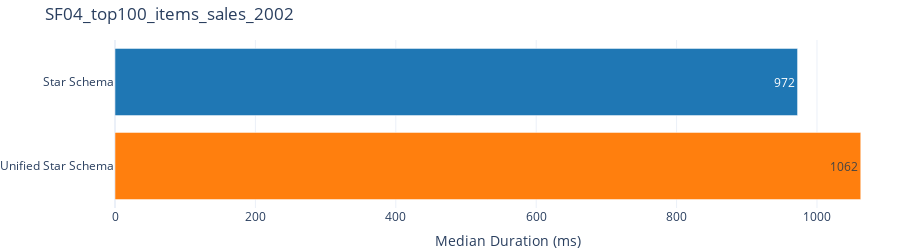

This figure's notebook cell:
### Markdown cell above
#### SF04 - Top 100 Items Sales 2002

### Code cell
run_and_plot("Single Fact", "SF04_top100_items_sales_2002", """
EVALUATE
TOPN(
    100,
    SUMMARIZECOLUMNS(
        'dim__item'[_key__dim__item],
        'dim__item'[category],
        TREATAS( {{ 2002 }}, 'dim__date'[year] ),
        "Sales", SUM('{fact}'[_measure__sales__ext_sales_price])
    ),
    [Sales], DESC,
    'dim__item'[_key__dim__item], ASC
)
""")

### Figure 1 — Plotly figure (JSON) as saved in the notebook; plotly's stock layout.template omitted (floating-point values rounded to 4 significant figures)
{"data": [{"alignmentgroup": "True", "hovertemplate": "dataset=%{y}<br>duration_ms=%{x}<extra></extra>", "legendgroup": "Star Schema", "marker": {"color": "#1f77b4", "pattern": {"shape": ""}}, "name": "Star Schema", "offsetgroup": "Star Schema", "orientation": "h", "showlegend": true, "textposition": "auto", "texttemplate": "%{x:.0f}", "type": "bar", "x": [972.3], "xaxis": "x", "y": ["Star Schema"], "yaxis": "y"}, {"alignmentgroup": "True", "hovertemplate": "dataset=%{y}<br>duration_ms=%{x}<extra></extra>", "legendgroup": "Unified Star Schema", "marker": {"color": "#ff7f0e", "pattern": {"shape": ""}}, "name": "Unified Star Schema", "offsetgroup": "Unified Star Schema", "orientation": "h", "showlegend": true, "textposition": "auto", "texttemplate": "%{x:.0f}", "type": "bar", "x": [1062.0], "xaxis": "x", "y": ["Unified Star Schema"], "yaxis": "y"}], "layout": {"barmode": "relative", "height": 250, "legend": {"title": {"text": "dataset"}, "tracegroupgap": 0}, "margin": {"b": 0, "l": 0, "r": 0, "t": 40}, "showlegend": false, "title": {"text": "SF04_top100_items_sales_2002"}, "xaxis": {"anchor": "y", "domain": [0, 1], "title": {"text": "Median Duration (ms)"}}, "yaxis": {"anchor": "x", "categoryarray": ["Unified Star Schema", "Star Schema"], "categoryorder": "array", "domain": [0, 1], "title": {}}}}
